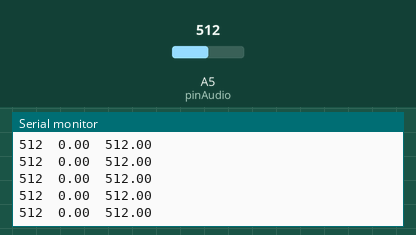
A sketch run on a simulated Arduino Uno, built with avr-gcc and run on an emulated ATmega328P. Shown: the last lines printed to the serial monitor. The test bench sets the inputs (shaded band); at power-on: A5 (pinAudio) = 512.

Above: at 6.2 s.
6.3 s: A5 (pinAudio) set to 20
At 7.3 s:
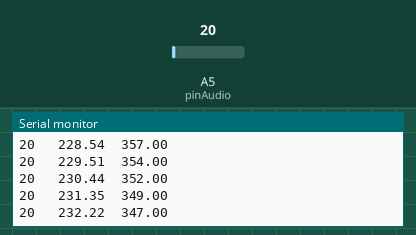
7.8 s: A5 (pinAudio) set to 28
At 8.5 s:
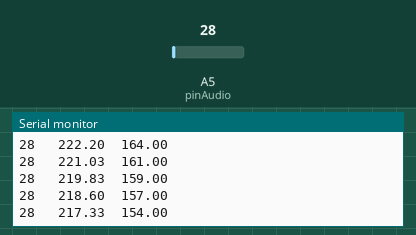
Timing chart, 0 to 10.8 s (numbered marks = the images above; inputs shaded):
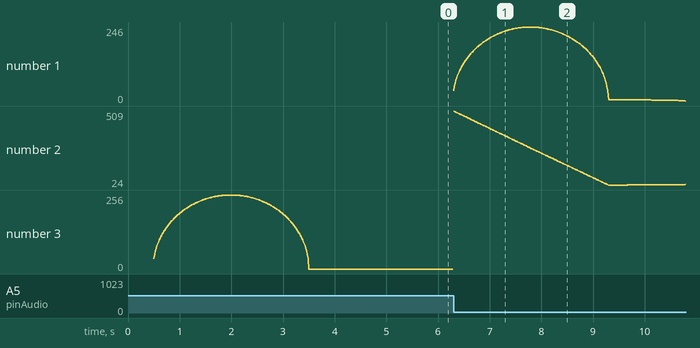

Measured:
- after the input at 6.3 s, the serial monitor: prints a new line at once (image 1)

The sketch:

test-analogue-pin-a5.ino
```cpp
// #include <math.h>
const int numSamples = 200;  // More the better, but slower
const int loopDeplay = 5;    // Stability
const int thinkingFreq = 20; // 0 - numSamples (less is more)
const float threshold = 5.0;
const int pinAudio = A5;

int samples[numSamples] = {0};
int samplesIndex = 0;
float average = 0.0;

void setup()
{
  Serial.begin(115200);
  pinMode(pinAudio, INPUT);
  // Empty samples array
  for (int i = 0; i < numSamples; i++)
  {
    samples[i] = 0;
  }
  delay(500);
}

void loop()
{
  int audio = analogRead(pinAudio);

  // Add audio reading to samples array
  samples[samplesIndex++] = audio; // 0 - 1024

  if (samplesIndex >= numSamples)
  {
    samplesIndex = 0;
  }

  // Mean average. Thought it'd kinda be volume but yeah, nah
  // Rough as fuck!! do not use as-is
  // if (samplesIndex == 0)
  // {
  //   total = 0;
  // }
  // total += audio;
  // average = (float)total / (float)samplesIndex;

  // showArray(samples, numSamples);

  // Debugging block
  Serial.print(audio);
  for (int i = 0; i < (5 - ((String)audio).length()); i++)
  {
    // for (int i = 0; i < (5 - (floor (log10 (abs (audio)))) + 1); i++) {
    Serial.print(" ");
  }
  Serial.print(standardDeviation(samples, numSamples));
  // Serial.print("  ");
  // Serial.print(total);
  // Serial.print("  ");
  // Serial.print(samplesIndex);
  Serial.print("  ");
  Serial.print(mean(samples, numSamples));
  Serial.print("\n");

  delay(loopDeplay);
}

float everyValueIsTiny(int data[], int dataLength)
{
  bool tiny = true;
  for (int i = 0; i < dataLength; ++i)
  {
    if (data[i] >= 10)
    {
      tiny = false;
    }
  }
  return tiny;
}

float mean(int data[], int dataLength)
{
  long total = 0;
  for (int i = 0; i < dataLength; ++i)
  {
    total += data[i];
  }
  return total / dataLength;
}

float standardDeviation(int data[], int dataLength)
{
  float sum = 0.0, mean, standardDeviation = 0.0;
  for (int i = 0; i < dataLength; ++i)
  {
    sum += data[i];
  }
  mean = sum / dataLength;
  for (int i = 0; i < dataLength; ++i)
  {
    standardDeviation += pow(data[i] - mean, 2);
  }
  return sqrt(standardDeviation / dataLength);
}

void showArray(int data[], int dataLength)
{
  for (int i = 0; i < dataLength; ++i)
  {
    Serial.print(data[i]);
    Serial.print(' ');
  }
  Serial.println(' ');
}
```
